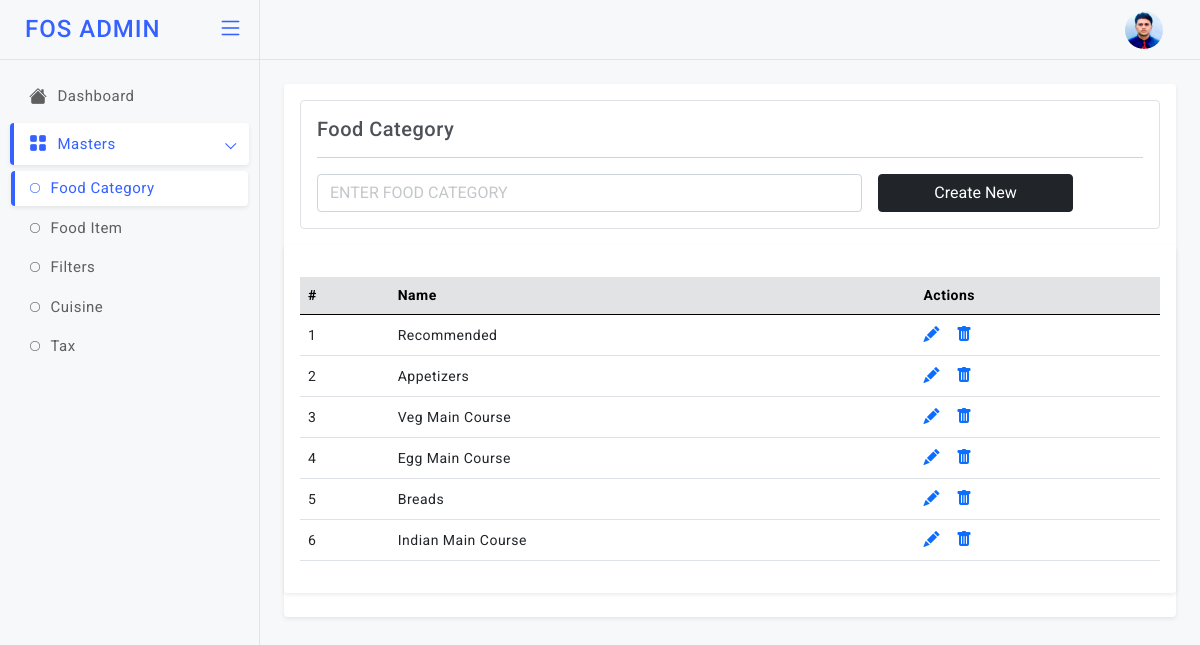
Page /foodcat (signed in) on the earlier database version.
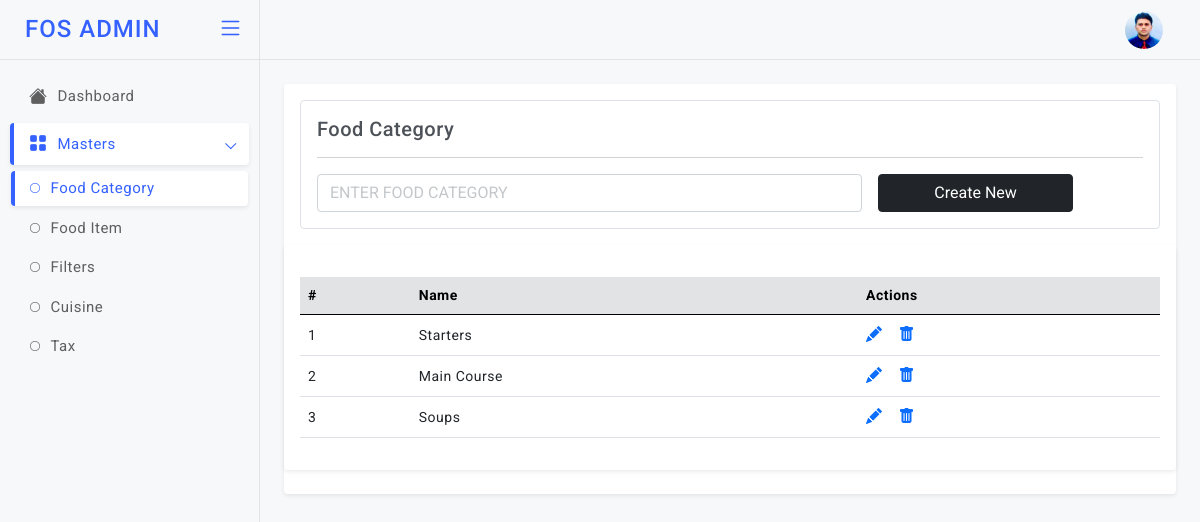
Same page on the later database version.
### models.py (models this page shows)
class MenuCategory(db.Model):
    id=db.Column(db.Integer,primary_key=True)
    food_category_name=db.Column(db.String)

### app.py (the view)
@app.route('/foodcat', methods=["GET","POST"]) # End Point to Add & View the Menu Categories
def foodcat():
    if not settings.session.get("name"):
            return settings.redirect("/login")
    if settings.request.method=="POST":
        food_category_name = settings.request.form["food_category_name"]
        info=models.MenuCategory(food_category_name=food_category_name)
        db.session.add(info)
        db.session.commit()
    fetch=models.MenuCategory.query.all()
    return settings.render_template('admin/foodcat.html', getinfo=fetch)

### templates/admin/foodcat.html (shortened to what this page needs)
<!doctype html>
<html lang="en">
<head>
  <link href="static/admin-assets/plugins/simplebar/css/simplebar.css" rel="stylesheet" />
  <link href="static/admin-assets/plugins/perfect-scrollbar/css/perfect-scrollbar.css" rel="stylesheet" />
  <link href="static/admin-assets/plugins/metismenu/css/metisMenu.min.css" rel="stylesheet" />
  <link href="static/admin-assets/css/bootstrap.min.css" rel="stylesheet" />
  <link href="static/admin-assets/css/bootstrap-extended.css" rel="stylesheet" />
  <link href="static/admin-assets/css/style.css" rel="stylesheet" />
  <link href="static/admin-assets/css/icons.css" rel="stylesheet">
  <link rel="stylesheet" href="https://cdn.jsdelivr.net/npm/bootstrap-icons@1.5.0/font/bootstrap-icons.css">
	<link href="static/admin-assets/css/pace.min.css" rel="stylesheet" />
  <link href="static/admin-assets/css/dark-theme.css" rel="stylesheet" />
  <link href="static/admin-assets/css/light-theme.css" rel="stylesheet" />
  <link href="static/admin-assets/css/semi-dark.css" rel="stylesheet" />
  <link href="static/admin-assets/css/header-colors.css" rel="stylesheet" />
</head>
<body>
  <div class="wrapper">
      <header class="top-header">
        <nav class="navbar navbar-expand gap-3">
            <div class="top-navbar-right ms-auto">
              <ul class="navbar-nav align-items-center">
              <li class="nav-item dropdown dropdown-user-setting">
                <a class="nav-link dropdown-toggle dropdown-toggle-nocaret" href="#" data-bs-toggle="dropdown">
                  <div class="user-setting d-flex align-items-center">
                    <img src="static/admin-assets/images/avatars/rids.jpg" class="user-img" alt="">
                  </div>
                </a>
              </li>
              </ul>
              </div>
        </nav>
      </header>
        <aside class="sidebar-wrapper" data-simplebar="true">
          <div class="sidebar-header">
            <div>
              <h4 class="logo-text">FOS ADMIN</h4>
            </div>
            <div class="toggle-icon ms-auto"> <i class="bi bi-list"></i>
            </div>
          </div>
          <ul class="metismenu" id="menu">
            <li>
              <a href="javascript:;">
                <div class="parent-icon"><i class="bi bi-house-fill"></i>
                </div>
                <div class="menu-title">Dashboard</div>
              </a>
            </li>
            <li>
              <a href="javascript:;" class="has-arrow">
                <div class="parent-icon"><i class="bi bi-grid-fill"></i>
                </div>
                <div class="menu-title">Masters</div>
              </a>
              <ul>
                <li> <a href="/foodcat"><i class="bi bi-circle"></i>Food Category</a></li>
                <li> <a href="/fooditem"><i class="bi bi-circle"></i>Food Item</a></li>
                <li> <a href="/filters"><i class="bi bi-circle"></i>Filters</a></li>
                <li> <a href="/cusin"><i class="bi bi-circle"></i>Cuisine</a></li>
                <li> <a href="/tax"><i class="bi bi-circle"></i>Tax</a></li>
               </ul>
            </li>
          </ul>
       </aside>
          <main class="page-content">
            <div class="card">
              <div class="card-body">
                <div class="border p-3 rounded">
                  <h5 class="mb-0">Food Category</h5>
                <hr/>
                <form class="row g-3" method="post">
                  <div class="col-8">
                    <input type="text" class="form-control" placeholder="ENTER FOOD CATEGORY" name="food_category_name">
                  </div>
                     <div class="col-3">
                    <div class="d-grid">
                      <button type="submit" class="btn btn-dark submitForm">Create New</button>
                    </div>
                  </div>
                </form>
              </div>
              </div>
               <div class="card">
                 <div class="card-body">
                   <div class="table-responsive mt-3">
                     <table class="table align-middle">
                       <thead class="table-secondary">
                         <tr>
                          <th>#</th>
                          <th>Name</th>
                          <th>Actions</th>
                         </tr>
                       </thead>
                       <tbody>
                        {% for i in getinfo %}
                         <tr>
                          <td>{{loop.index}}</td>
                           <td>
                             <p class="mb-0">{{i["food_category_name"]}}</p>
                           </td>
                            <td>
                             <div class="table-actions d-flex align-items-center gap-3 fs-6">
                              <a href="/foodcatupdate?id={{i['id']}}"><i class="bi bi-pencil-fill"></i></a>
                               <a href="/foodcatdel/{{i['id']}}"><i class="bi bi-trash-fill"></i></a>
                             </div>
                           </td>
                         </tr>
                         {% endfor %}
                       </tbody>
                     </table>
                   </div>
                 </div>
               </div>
          </main>
  </div>
</body>
</html>

### static/admin-assets/css/style.css (style rules this page uses)
body { font-size: 14px; color: #4c5258; letter-spacing: .5px; font-family: Roboto, sans-serif; background-color: #f7f8fa; overflow-x: hidden; }
.wrapper { width: auto; position: relative }
a { text-decoration: none; }
::placeholder { opacity: 0.4 !important; }
.top-header .navbar { position: fixed; top: 0; left: 260px; right: 0; background-color: #f7f8fa; border-bottom: 1px solid #e2e3e4; background-clip: padding-box; height: 60px; z-index: 10; padding: 0 1.5rem; transition: all .2s; }
.top-header .navbar .top-navbar-right .nav-link { color: #293445; font-size: 18px; font-weight: 500; padding-right: .8rem; padding-left: .8rem; }
.dropdown-toggle-nocaret:after { display: none }
.top-header .navbar .user-img { width: 38px; height: 38px; padding: 0px; border-radius: 50%; }
.sidebar-wrapper { position: fixed; top: 0; left: 0; width: 260px; height: 100%; background-color: #f7f8fa; background-clip: padding-box; border-right: 1px solid #e2e3e4; transition: all .2s; z-index: 16; }
.sidebar-wrapper .sidebar-header { width: 260px; height: 60px; display: flex; align-items: center; position: fixed; top: 0; bottom: 0; padding: 0 15px; z-index: 5; background: #f7f8fa; border-right: 1px solid #e2e3e4; border-bottom: 1px solid #e4e4e4; background-clip: padding-box; transition: all .2s; }
.sidebar-wrapper .sidebar-header .logo-text { font-size: 24px; margin-left: 10px; margin-bottom: 0; letter-spacing: 1px; color: #3461ff; }
.toggle-icon { font-size: 26px; cursor: pointer; color: #3461ff; }
.sidebar-wrapper ul { padding: 0; margin: 0; list-style: none; background: 0 0 }
.sidebar-wrapper .metismenu { background: 0 0; display: -webkit-box; display: -ms-flexbox; display: flex; padding: 10px; margin-top: 60px; -webkit-box-orient: vertical; -webkit-box-direction: normal; -ms-flex-direction: column; flex-direction: column }
.sidebar-wrapper .metismenu li+li { margin-top: 5px }
.sidebar-wrapper .metismenu li:first-child { margin-top: 5px }
.sidebar-wrapper .metismenu li:last-child { margin-bottom: 5px }
.sidebar-wrapper .metismenu>li { display: -webkit-box; display: -ms-flexbox; display: flex; -webkit-box-orient: vertical; -webkit-box-direction: normal; -ms-flex-direction: column; flex-direction: column; position: relative }
.sidebar-wrapper .metismenu a { position: relative; display: flex; align-items: center; justify-content: left; padding: 10px 15px; border-radius: 4px; font-size: 15px; color: #5f5f5f; outline-width: 0; text-overflow: ellipsis; overflow: hidden; letter-spacing: .5px; border-left: 4px solid rgb(255 255 255 / 0%); transition: all .2s ease-out }
.sidebar-wrapper .metismenu a .parent-icon { font-size: 18px; line-height: 1 }
.sidebar-wrapper .metismenu a .menu-title { margin-left: 10px }
.sidebar-wrapper .metismenu ul a { padding: 6px 15px 6px 15px; font-size: 15px; border: 0; border-left: 4px solid rgb(255 255 255 / 0%); }
.sidebar-wrapper .metismenu ul a i { margin-right: 10px; font-size: 10px; }
.sidebar-wrapper .metismenu ul { border: 1px solid #ffffff00; background: rgb(255 255 255 / 0%); }
.sidebar-wrapper .metismenu .mm-active>a, .sidebar-wrapper .metismenu a:active, .sidebar-wrapper .metismenu a:focus, .sidebar-wrapper .metismenu a:hover { color: #3461ff; text-decoration: none; background-color: rgb(255 255 255); border-left: 4px solid #3461ff; box-shadow: 0 0.125rem 0.25rem rgb(0 0 0 / 8%); }
.metismenu .has-arrow:after { position: absolute; content: ""; width: .5em; height: .5em; border-style: solid; border-width: 1.2px 0 0 1.2px; border-color: initial; right: 15px; transform: rotate(-45deg) translateY(-50%); transform-origin: top; top: 50%; transition: all .3s ease-out }
.page-content { margin-left: 260px; margin-top: 60px; padding: 1.5rem; transition: all .2s; }
.table-responsive { white-space: nowrap; }

Differences in the rows shown:
removed MenuCategory: food_category_name "Veg Main Course"
removed MenuCategory: food_category_name "Egg Main Course"
removed MenuCategory: food_category_name "Breads"
removed MenuCategory: food_category_name "Indian Main Course"
changed MenuCategory: food_category_name "Recommended" → "Starters"
changed MenuCategory: food_category_name "Appetizers" → "Main Course"
added MenuCategory: food_category_name "Soups"
